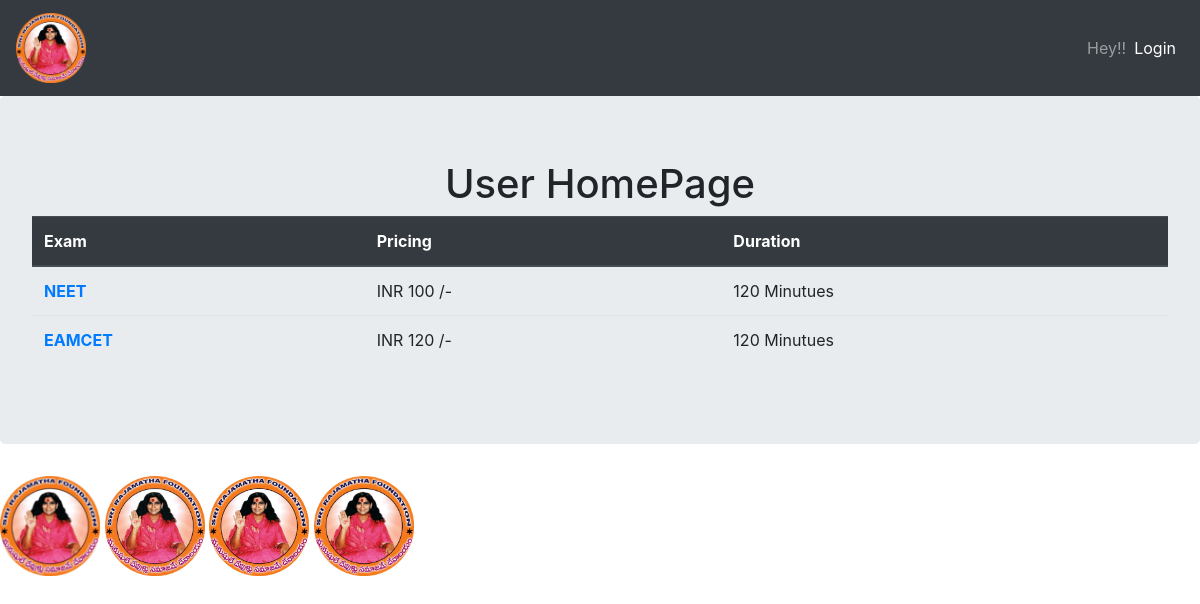
The page / on the database its author committed.
### exam/models.py (models this page shows)
class Exam(models.Model):
    name=models.CharField(max_length=200)
    price=models.IntegerField(default=0)
    time_limit=models.IntegerField(default=0)
    def __str__(self):
        return self.name

### exam/views.py (the view)
# urls.py: path('',views.user_index,name="user-index"),
def user_index(request):
    if request.user.is_superuser:
        return redirect('exam:index')
    exams=Exam.objects.all()
    return render(request,'exam/user-index.html',{'exams':exams})

### templates/exam/user-index.html
{% extends 'base.html' %}
{% load static %}
{% block content %}
  <div class="jumbotron">
    <h1 style="text-align:center;">User HomePage</h1>
    <table class="table">
    <thead class="thead-dark">
      <tr>
        <th scope="col">Exam</th>
        <th scope="col">Pricing</th>
        <th scope="col">Duration</th>
      </tr>
    </thead>
    <tbody>
      {% for exam in exams %}
        <tr>
          <th scope="row"><a href="{% url 'exam:write_exam' exam.id%}">{{exam}}</a></th>
          <td>INR {{exam.price}} /-</td>
          <td>{{exam.time_limit}} Minutues</td>
        </tr>
      {% endfor %}
    </tbody>
  </table>
  </div>
  <img src="{% static 'logo(1).png' %}" alt="logo" style="height:100px;width:100px;">
  <img src="{% static 'logo.png' %}" alt="logo" style="height:100px;width:100px;">
  <img src="{% static 'logo(2).png' %}" alt="logo" style="height:100px;width:100px;">
  <img src="{% static 'logo(3).png' %}" alt="logo" style="height:100px;width:100px;">
{% endblock %}

### templates/base.html (shortened to what this page needs)
{% load static %}
<!DOCTYPE html>
<html lang="en" dir="ltr">
  <head>
    <link rel="stylesheet" href="{% static 'bootstrap/bootstrap.min.css'%}">
  </head>
  <body>
    <nav class="navbar navbar-expand-lg navbar-dark bg-dark">
      <a class="navbar-brand mx-auto" href="/"><img src="{% static 'logo(3).png' %}" width="70" height="70" class="d-inline-block align-top" alt=""></a>
      <div class="collapse navbar-collapse" id="navbarSupportedContent">
        <ul class="navbar-nav ml-auto">
          <span class="navbar-text">Hey!!</span>
          <li class="nav-item active">
            {% if user.is_authenticated %}
              <a class="nav-link" href="{% url 'exam:logout'%}"" >Logout</a>
            {% else %}
              <a class="nav-link" href="{% url 'exam:login'%}">Login</a>
            {% endif %}
          </li>
        </ul>
      </div>
    </nav>
    {% block content %}
    {% endblock %}
  </body>
</html>

### rows shown on the page
Exam: name "NEET", price "100", time_limit "120"
Exam: name "EAMCET", price "120", time_limit "120"
